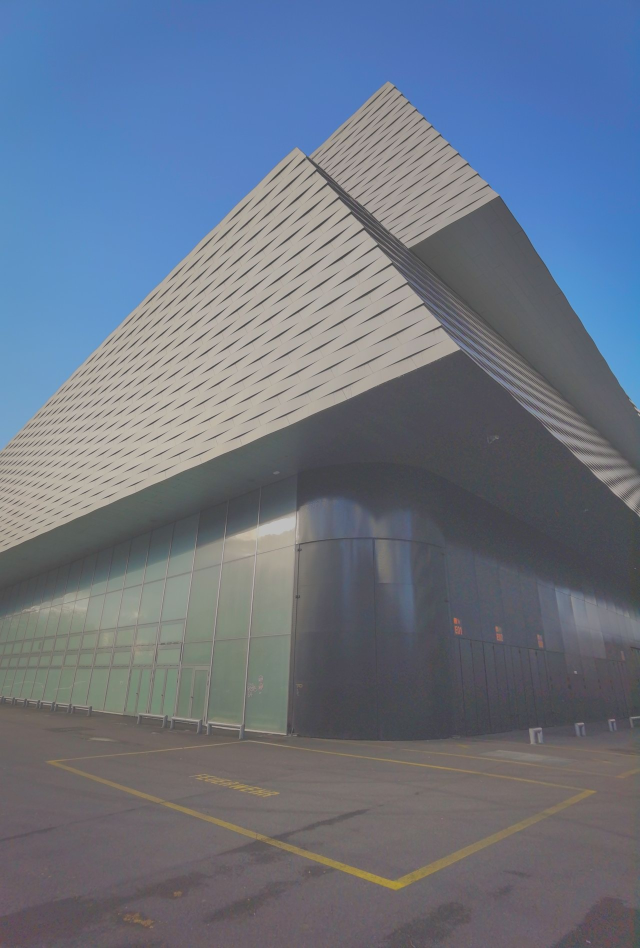
#> input picture Tareas/Tarea_1/historias/imagenes/arquitectura/arquitectura_geometrica_basel.jpg, 1280 x 1896 px (shown at 1/2 size); its folder holds only this picture in this run
$ python -i stripe_analyzer.py   (imports and definitions only)   (older library calls are emulated)
#> lines starting #> are read from the running program, lines starting #| are printed output that depends on the picture; after the words box and inside, x2 and y2 are one past the last pixel; in counts of white or black regions, pixels touching at a corner belong together
"""
Módulo de Procesamiento Digital de Imágenes para Análisis de Rayas y Orientación.
Implementa:
1. Generación y aplicación de patrones periódicos de rayas horizontales.
2. Estimación de ángulo de rotación mediante:
   - Histograma ponderado de direcciones del gradiente (Sobel).
   - Espectro de potencia 2D en frecuencia (Transformada de Fourier - 2D FFT).
3. Rectificación geométrica (deskewing) de piezas con rotaciones continuas/leves.
"""

import cv2
import numpy as np
from typing import Tuple, Optional, Dict, Any

try:
    from .utils import rotate_image_expand
except ImportError:
    from utils import rotate_image_expand


# [27 lines left out: function apply_horizontal_stripes, not called in this run]


def detect_stripe_orientation_gradient(
    img_rgb: np.ndarray,
    mask: Optional[np.ndarray] = None,
    num_bins: int = 180
) -> float:
    """
    Estima el ángulo de inclinación de las rayas (en grados [-90, +90])
    mediante el histograma de orientaciones de gradientes Sobel ponderado por magnitud.

    Rayas horizontales puras tienen gradientes normales verticales (90°).
    Si la imagen está rotada theta grados, las rayas y sus normales rotan theta grados.
    """
#> called with num_bins = 180
    gray = cv2.cvtColor(img_rgb, cv2.COLOR_RGB2GRAY).astype(np.float32)
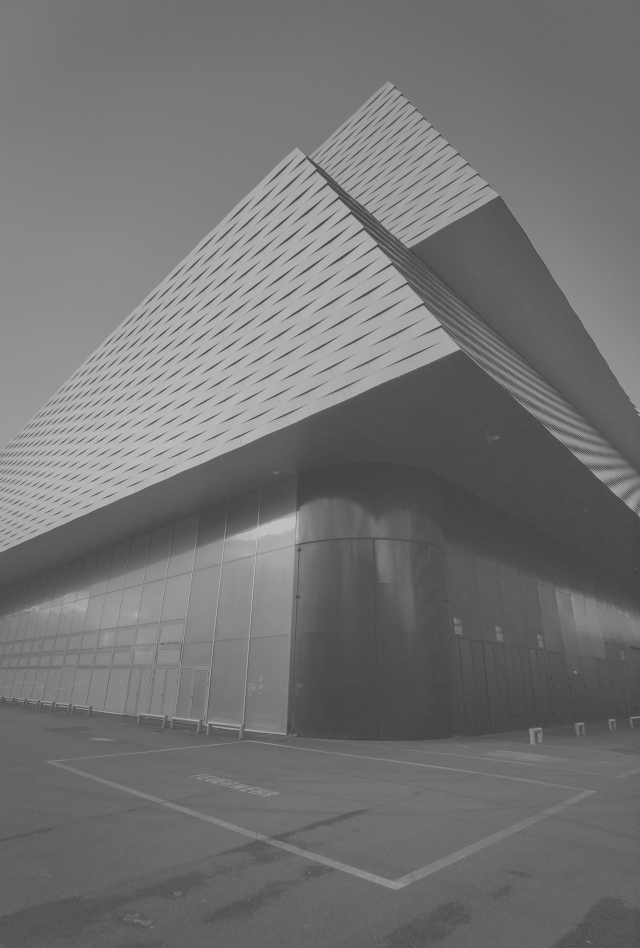
#> gray: shape (1896, 1280) float32 (shown at 1/2 size); min 57, max 196, mean 114.6

    # Máscara interna para evitar el borde de recorte con el fondo negro
    if mask is not None:
        kernel = cv2.getStructuringElement(cv2.MORPH_RECT, (7, 7))
        eroded_mask = cv2.erode(mask, kernel)
    else:
        # Excluir píxeles negros de fondo
        eroded_mask = (gray > 10).astype(np.uint8) * 255
#> eroded_mask: shape (1896, 1280); every value is 255
        kernel = cv2.getStructuringElement(cv2.MORPH_RECT, (7, 7))
        eroded_mask = cv2.erode(eroded_mask, kernel)

    gx = cv2.Sobel(gray, cv2.CV_32F, 1, 0, ksize=3)
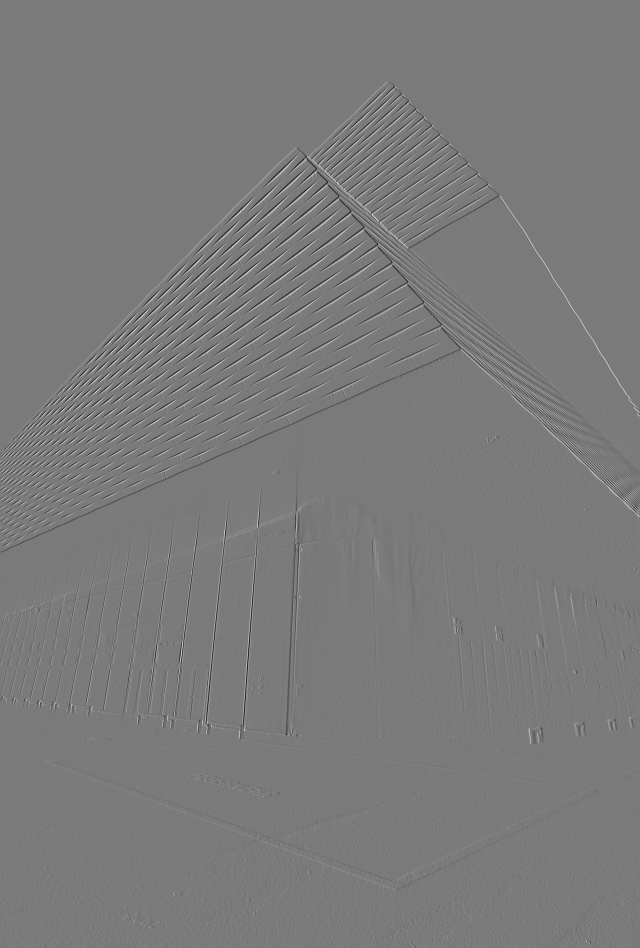
#> gx: shape (1896, 1280) float32 (shown at 1/2 size); min -340, max 365, mean -0.1; drawn with min black and max white
    gy = cv2.Sobel(gray, cv2.CV_32F, 0, 1, ksize=3)

    magnitude = np.sqrt(gx ** 2 + gy ** 2)
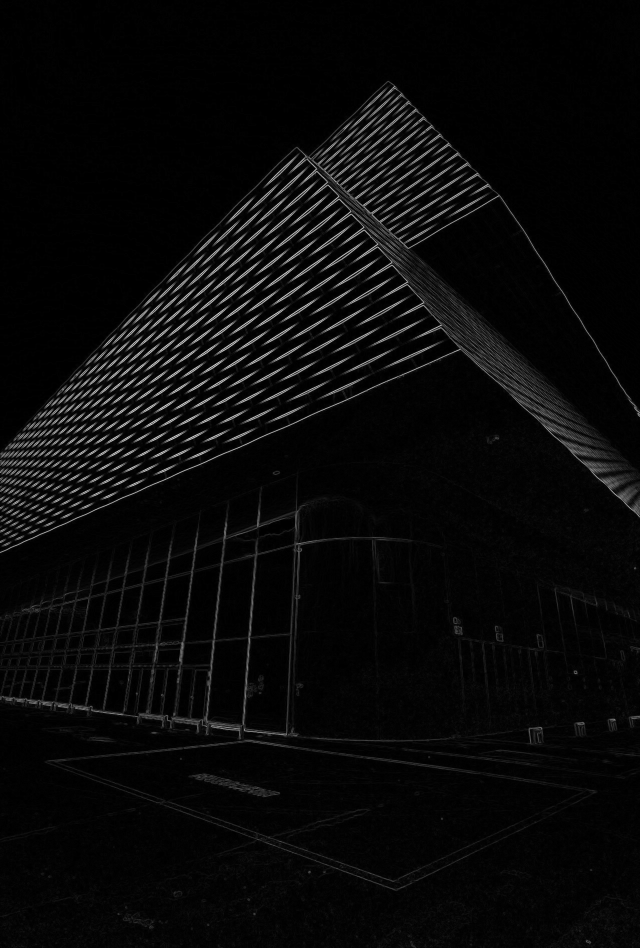
#> magnitude: shape (1896, 1280) float32 (shown at 1/2 size); min 0, max 496.9, mean 18.3; drawn with min black and max white
    # En coordenadas de imagen (y hacia abajo), rotar antihorario corresponde a -arctan2(gy, gx)
    angle_deg = -np.rad2deg(np.arctan2(gy, gx))
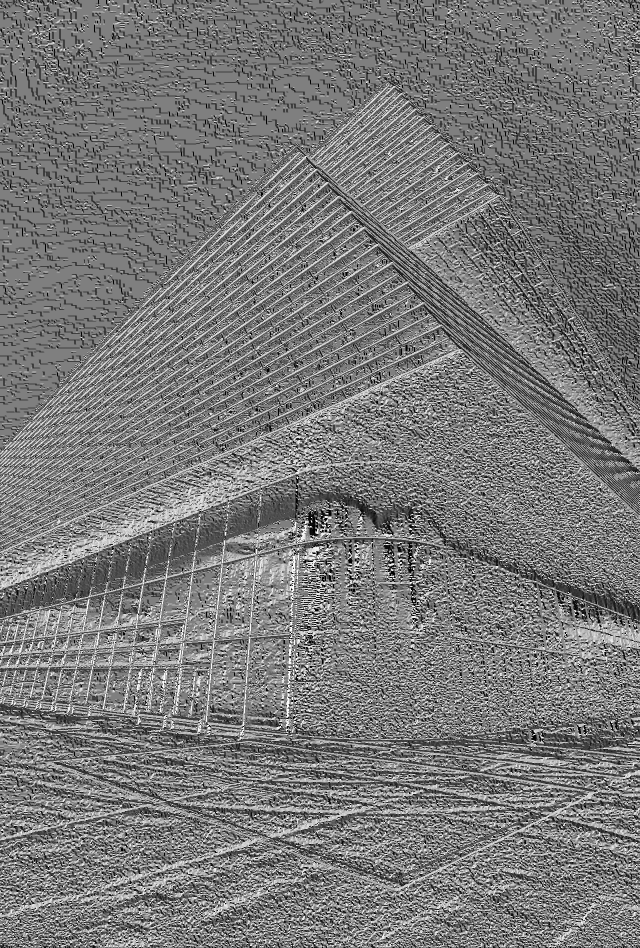
#> angle_deg: shape (1896, 1280) float32 (shown at 1/2 size); min -180, max 179.8, mean -8.6; drawn with min black and max white

    # Mapear a rango axial [0, 180) ya que rayas son simétricas respecto a dirección opuesta
    angle_axial = np.mod(angle_deg, 180.0)
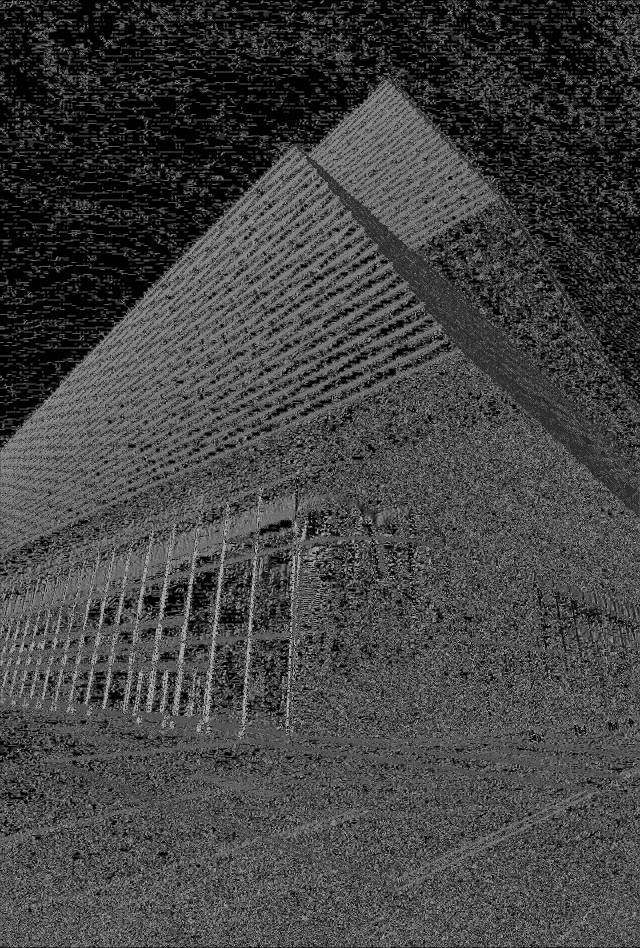
#> angle_axial: shape (1896, 1280) float32 (shown at 1/2 size); min 0, max 179.8, mean 66.8

    valid_idx = (eroded_mask > 0) & (magnitude > 15.0)
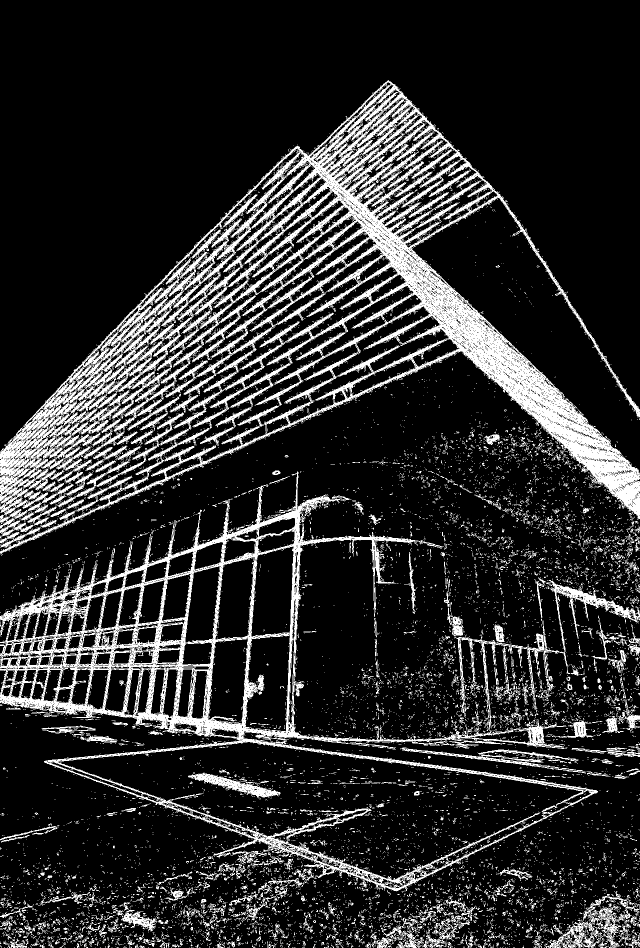
#> valid_idx: shape (1896, 1280) bool (shown at 1/2 size); 17.3% white; 12739 white regions (12106 under 20 px), largest, box (x1, y1, x2, y2) and area: (0, 160, 1280, 1111) 214731, (0, 943, 1280, 1783) 104050, (1088, 1782, 1280, 1896) 5020
    if not np.any(valid_idx):
        return 0.0

    angles_valid = angle_axial[valid_idx]
    mags_valid = magnitude[valid_idx]

    # Histograma ponderado
    counts, bin_edges = np.histogram(angles_valid, bins=num_bins, range=(0.0, 180.0), weights=mags_valid)
#> counts = 180 values, max 959192.7 at index 124, min 23210.7 at index 17, mean 196276.4; bin_edges = 181 values from 0 to 180

    # El pico dominante de gradiente normal corresponde a la perpendicular de las rayas
    peak_bin = np.argmax(counts)
#> peak_bin = 124
    peak_normal_angle = 0.5 * (bin_edges[peak_bin] + bin_edges[peak_bin + 1])
#> peak_normal_angle = 124.5

    # El ángulo de la raya es perpendicular al gradiente (raya_angle = normal - 90°)
    stripe_angle = peak_normal_angle - 90.0
#> stripe_angle = 34.5

    # Normalizar a [-90, +90]
    if stripe_angle > 90.0:
        stripe_angle -= 180.0
    elif stripe_angle < -90.0:
        stripe_angle += 180.0

    return float(stripe_angle)


# [98 lines left out: functions detect_stripe_orientation_fft, detect_stripe_orientation, rectify_piece_rotation, not called in this run]

>>> import cv2
>>> picture = cv2.cvtColor(cv2.imread('../../Tareas/Tarea_1/historias/imagenes/arquitectura/arquitectura_geometrica_basel.jpg'), cv2.COLOR_BGR2RGB)
>>> result = detect_stripe_orientation_gradient(picture)
#> result = 34.5

$ run again, on Tareas/Tarea_1/historias/imagenes/arquitectura/campanario_tejado.jpg
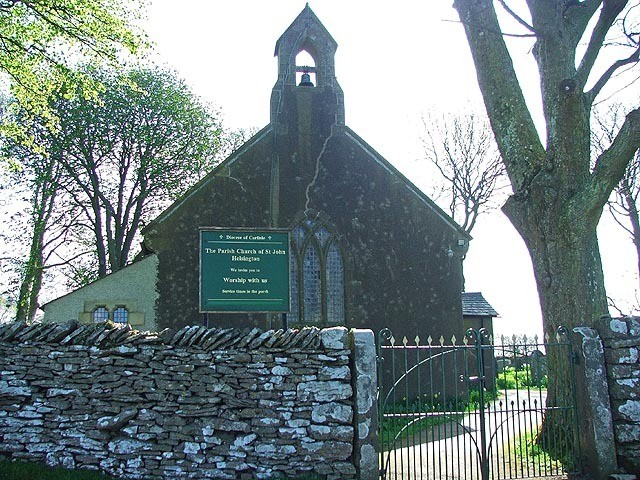
#> input picture Tareas/Tarea_1/historias/imagenes/arquitectura/campanario_tejado.jpg, 640 x 480 px
#> in detect_stripe_orientation_gradient, `eroded_mask = (gray > 10).astype(np.uint8) * 255`:
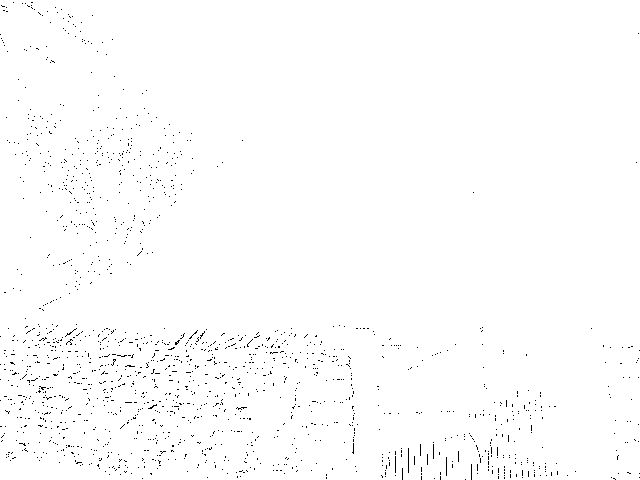
#> eroded_mask: shape (480, 640); 99.1% white; black in thin lines or dots
#> in detect_stripe_orientation_gradient, `valid_idx = (eroded_mask > 0) & (magnitude > 15.0)`:
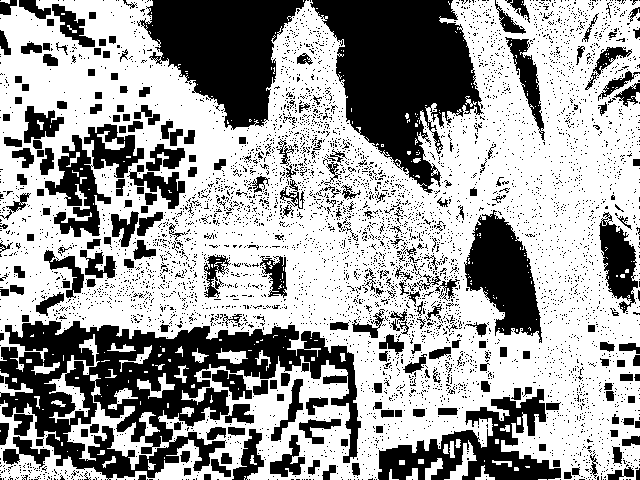
#> valid_idx: shape (480, 640) bool; 62.4% white; 5441 black regions (5190 under 20 px), largest, box (x1, y1, x2, y2) and area: (0, 321, 361, 480) 25216, (310, 0, 484, 193) 18327, (137, 0, 306, 130) 12425
#> counts = 180 values, max 520408.4 at index 0, min 113406.3 at index 58, mean 170935.1; bin_edges = 181 values from 0 to 180
#> peak_bin = 0
#> peak_normal_angle = 0.5
#> stripe_angle = -89.5
